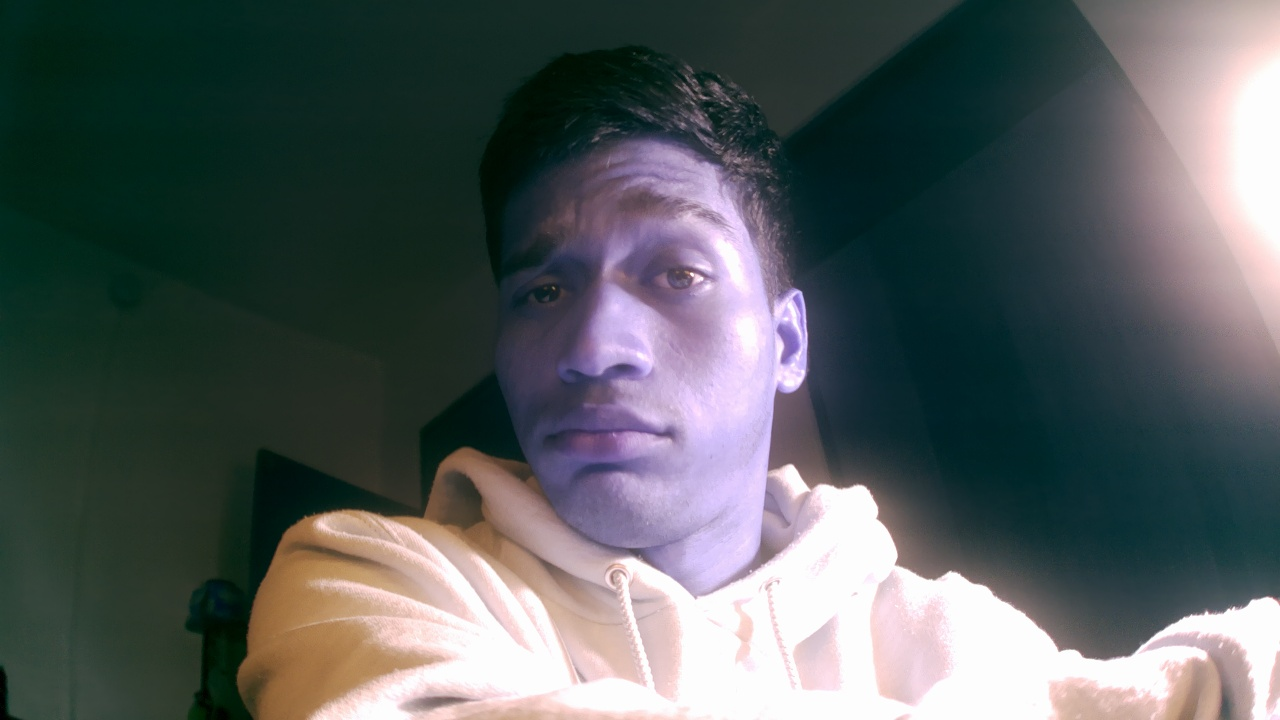
#> input picture code_tests/frame_20251022_180327.jpg, 1280 x 720 px
$ python xray_gallery.py ../code_tests ../code_tests
#> lines starting #> are read from the running program, lines starting #| are printed output that depends on the picture

# gallery.py — keyboard-driven viewer & organizer with Burst Export

import sys
import os
from pathlib import Path
import shutil
import cv2
import numpy as np
import subprocess

SUPPORTED_EXT = {".png", ".jpg", ".jpeg", ".tif", ".tiff", ".bmp"}

def list_images(root: Path) -> list[Path]:
    if root.is_file() and root.suffix.lower() in SUPPORTED_EXT:
        return [root]
    files = []
    for p in root.rglob("*"):
        if p.suffix.lower() in SUPPORTED_EXT:
            files.append(p)
    files.sort()
    return files

def imread_gray(path: Path):
    img = cv2.imread(str(path), cv2.IMREAD_UNCHANGED)
    if img is None:
        return None
    if img.ndim == 3:
        img = cv2.cvtColor(img, cv2.COLOR_BGR2GRAY)
    return img

def put_hud(frame, text):
    hud = frame.copy()
    cv2.rectangle(hud, (0, 0), (hud.shape[1], 32), (0, 0, 0), -1)
    cv2.putText(hud, text, (10, 22), cv2.FONT_HERSHEY_SIMPLEX, 0.55, (255, 255, 255), 1, cv2.LINE_AA)
    return hud

def edited_path_for(original: Path) -> Path:
    """
    Map .../raw/name.png -> .../edits/name.png (or sibling edits/ when not in raw/)
    """
    p = original.resolve()
    parts = list(p.parts)
    try:
        idx = parts.index("raw")
        parts[idx] = "edits"
        return Path(*parts)
    except ValueError:
        # fallback: ../edits/name
        return p.parent.parent / "edits" / p.name if p.parent.name.lower() == "raw" else p.parent / "edits" / p.name

# [44 lines left out: functions export_one, export_burst, open_in_editor, not called in this run]

def main():
    if len(sys.argv) < 2:
        print("Usage: python3 gallery.py <folder_or_image> [samples_root]")
        print("Keys: ←/→ prev/next | ↑/↓ ±10 | Enter: edit | e: export one | b: burst export ±N | r: reset edit | t: toggle raw/edited | i: info | q: quit")
        sys.exit(1)

    root = Path(sys.argv[1]).expanduser().resolve()
    samples_root = Path(sys.argv[2]).expanduser().resolve() if len(sys.argv) >= 3 else Path("samples").resolve()
    imgs = list_images(root)
    if not imgs:
        print("No images found.")
        sys.exit(0)

    idx = 0
    show_edited_if_available = False

    cv2.namedWindow("Gallery", cv2.WINDOW_NORMAL)
    cv2.resizeWindow("Gallery", 1280, 720)

    while True:
        src = imgs[idx]
        show_path = src
        edp = edited_path_for(src)
        if show_edited_if_available and edp.exists():
            show_path = edp

        img = imread_gray(show_path)
#> in imread_gray, img is the input picture: shape (720, 1280, 3); mean B, G, R 92.5, 92.1, 84.8
#> in imread_gray, `img = cv2.cvtColor(img, cv2.COLOR_BGR2GRAY)`:
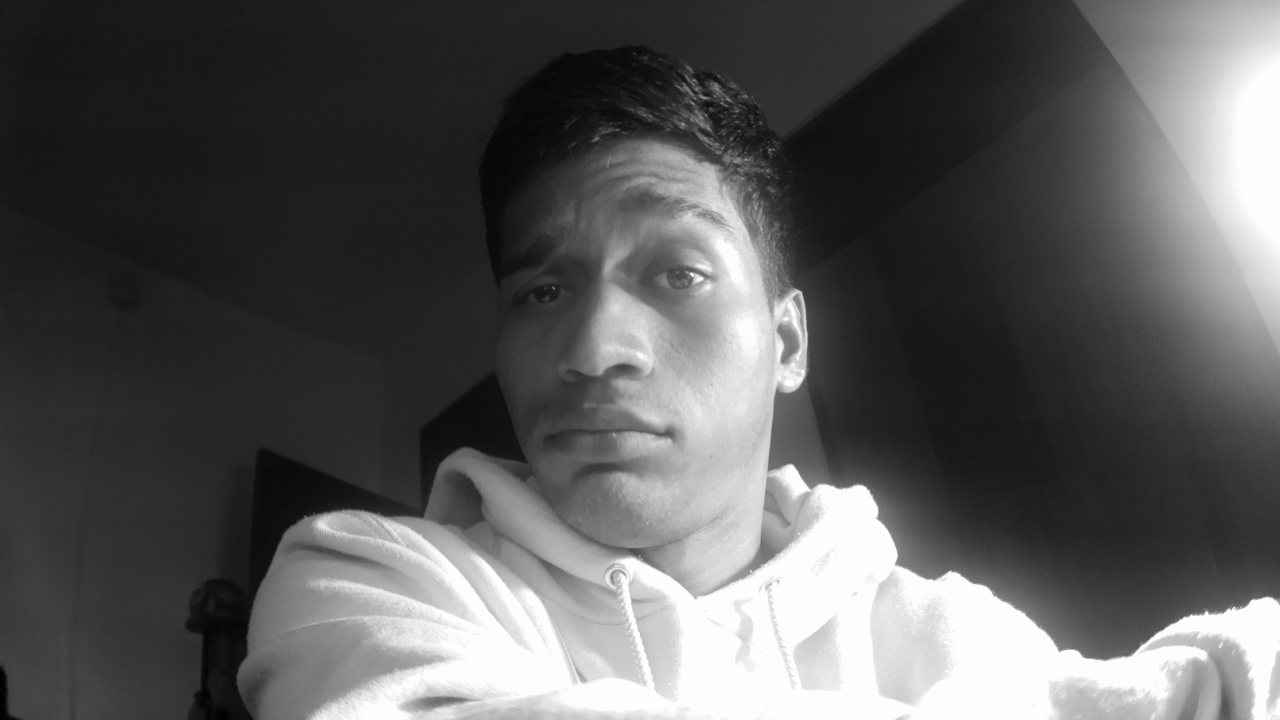
#> img: shape (720, 1280); min 0, max 255, mean 90
        if img is None:
            disp = np.zeros((400, 800), np.uint8)
            disp = put_hud(disp, f"Failed to load: {show_path.name}")
        else:
            h, w = img.shape[:2]
#> h = 720; w = 1280
            scale = min(1280 / w, 720 / h)
#> scale = 1
            img_resized = cv2.resize(img, (int(w * scale), int(h * scale)), interpolation=cv2.INTER_AREA) if scale < 1.0 else img
            status = f"[{idx+1}/{len(imgs)}] {'EDIT' if show_path==edp and edp.exists() else 'RAW'}  {show_path.name}"
            disp = put_hud(cv2.cvtColor(img_resized, cv2.COLOR_GRAY2BGR), status)
#> in put_hud, `cv2.putText(hud, text, (10, 22), cv2.FONT_HERSHEY_SIMPLEX, 0.55, (255,..`:
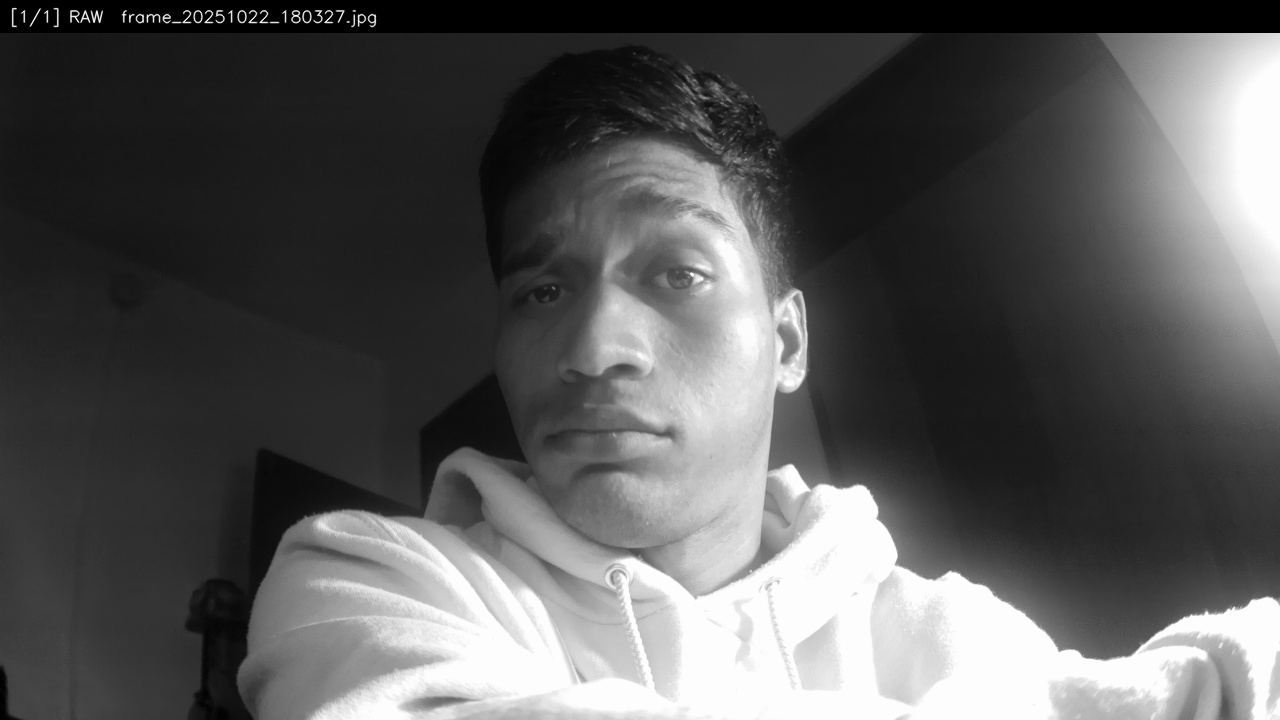
#> hud: shape (720, 1280, 3); min 0, max 255, mean 87.8

        cv2.imshow("Gallery", disp)
        k = cv2.waitKey(0) & 0xFF
#> (key q is pressed here)

        if k in (ord('q'), 27):  # q or ESC
            break
        elif k in (81, ord('a')):  # left
            idx = (idx - 1) % len(imgs)
        elif k in (83, ord('d')):  # right
            idx = (idx + 1) % len(imgs)
        elif k in (82,):  # up
            idx = (idx - 10) % len(imgs)
        elif k in (84,):  # down
            idx = (idx + 10) % len(imgs)
        elif k in (10, 13):  # Enter: open editor
            open_in_editor(show_path)
        elif k == ord('e'):  # export one
            export_one(show_path, samples_root)
        elif k == ord('b'):  # burst export
            try:
                N = int(input("Export range N (current ±N): ").strip() or "0")
            except ValueError:
                print("Invalid N.")
                continue
            export_burst(imgs, idx, N, samples_root)
        elif k == ord('r'):  # reset editing (delete edited counterpart)
            ed = edited_path_for(src)
            if ed.exists():
                try:
                    ed.unlink()
                    sc = ed.with_suffix(ed.suffix + ".json")
                    if sc.exists():
                        sc.unlink()
                    print(f"Removed edited version: {ed.name}")
                except Exception as e:
                    print("Failed to remove edited file:", e)
            else:
                print("No edited version found to reset.")
        elif k == ord('i'):
            try:
                size = show_path.stat().st_size
                print(f"File: {show_path}  size={size/1024:.1f} KiB")
            except Exception:
                print(f"File: {show_path}")
        elif k == ord('t'):  # toggle raw/edited view
            show_edited_if_available = not show_edited_if_available

    cv2.destroyAllWindows()

if __name__ == "__main__":
    main()
